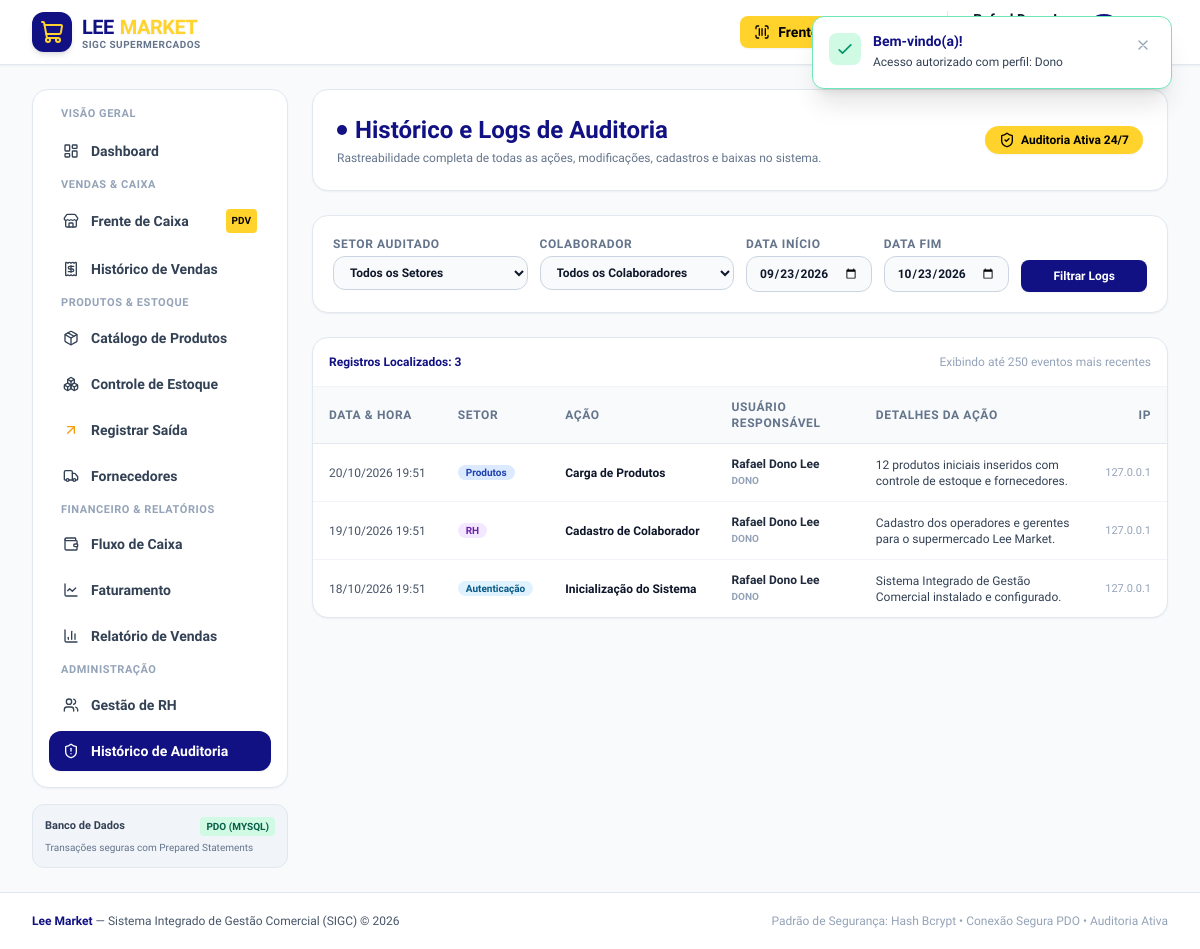
Page /modules/auditoria/index.php (signed in) on the committed database.
### tables this page shows
CREATE TABLE IF NOT EXISTS `auditoria_logs` (
  `id` INT AUTO_INCREMENT PRIMARY KEY,
  `usuario_id` INT NULL,
  `usuario_nome` VARCHAR(150) NOT NULL,
  `usuario_perfil` VARCHAR(50) NOT NULL,
  `setor` VARCHAR(50) NOT NULL,
  `acao` VARCHAR(100) NOT NULL,
  `detalhes` TEXT NULL,
  `ip_address` VARCHAR(45) NULL,
  `criado_em` DATETIME NOT NULL DEFAULT CURRENT_TIMESTAMP
);

### includes/helpers.php (called while the page is built, shortened)
<?php
function base_url(string $path = ''): string {
    $scriptDir = str_replace('\\', '/', dirname($_SERVER['SCRIPT_NAME']));
    $subfolders = ['/modules/auth', '/modules/dashboard', '/modules/produtos', '/modules/estoque',
                   '/modules/vendas', '/modules/relatorios', '/modules/financeiro',
                   '/modules/fornecedores', '/modules/rh', '/modules/auditoria'];
    $base = $scriptDir;
    foreach ($subfolders as $sub) {
        if (str_ends_with($base, $sub)) {
            $base = substr($base, 0, -strlen($sub));
            break;
        }
    }
    $base = rtrim($base, '/');
    $cleanPath = ltrim($path, '/');
    return ($base ? $base : '') . ($cleanPath ? '/' . $cleanPath : '/');
}
function format_date(?string $datetime, bool $withTime = true): string {
    $ts = strtotime($datetime);
    return date($withTime ? 'd/m/Y H:i' : 'd/m/Y', $ts);
}

### bd.php (called while the page is built, shortened)
<?php
$db_driver_name = 'mysql';
try {
    $db_driver_name = 'mysql';
} catch (Throwable $e) {
    try {
        $sqlitePath = __DIR__ . '/sigc.sqlite';
        $pdo = new PDO("sqlite:" . $sqlitePath, null, null, [
            PDO::ATTR_ERRMODE            => PDO::ERRMODE_EXCEPTION,
            PDO::ATTR_DEFAULT_FETCH_MODE => PDO::FETCH_ASSOC,
            PDO::ATTR_EMULATE_PREPARES   => false,
        ]);
        $pdo->exec("PRAGMA foreign_keys = ON;");
        $db_driver_name = 'sqlite';
        sigc_init_sqlite_schema($pdo);
    } catch (Throwable $ex) {
        die("Erro crítico na conexão com o banco de dados: " . htmlspecialchars($ex->getMessage()));
    }
}
function getDBDriver(): string {
    global $db_driver_name;
    return $db_driver_name;
}

### modules/auditoria/index.php (the view, shortened to what this page needs)
<?php
require_once __DIR__ . '/../../includes/helpers.php';
require_once __DIR__ . '/../../bd.php';
$pdo = getDBConnection();
$driver = getDBDriver();
$dataInicio = $_GET['data_inicio'] ?? date('Y-m-d', strtotime('-30 days'));
$dataFim = $_GET['data_fim'] ?? date('Y-m-d');
$sql = "SELECT * FROM auditoria_logs WHERE 1=1";
$params = [];
if (!empty($dataInicio)) {
    if ($driver === 'sqlite') {
        $sql .= " AND strftime('%Y-%m-%d', criado_em) >= ?";
    } else {
        $sql .= " AND DATE(criado_em) >= ?";
    }
    $params[] = $dataInicio;
}
if (!empty($dataFim)) {
    if ($driver === 'sqlite') {
        $sql .= " AND strftime('%Y-%m-%d', criado_em) <= ?";
    } else {
        $sql .= " AND DATE(criado_em) <= ?";
    }
    $params[] = $dataFim;
}
$sql .= " ORDER BY criado_em DESC LIMIT 250";
$stmt = $pdo->prepare($sql);
$stmt->execute($params);
$logs = $stmt->fetchAll();
require_once __DIR__ . '/../../includes/header.php';
require_once __DIR__ . '/../../includes/navbar.php';
?>
<div class="space-y-6">
    <div class="flex flex-col sm:flex-row justify-between items-start sm:items-center gap-4 bg-white p-5 sm:p-6 rounded-2xl border border-slate-200 shadow-sm">
        <div>
            <div class="flex items-center gap-2">
                <span class="w-2.5 h-2.5 rounded-full bg-[#111184]"></span>
                <h1 class="text-xl sm:text-2xl font-black text-[#111184]">Histórico e Logs de Auditoria</h1>
            </div>
            <p class="text-xs text-slate-500 mt-1">Rastreabilidade completa de todas as ações, modificações, cadastros e baixas no sistema.</p>
        </div>
        <span class="px-3.5 py-1.5 bg-[#FFD32C] text-black font-extrabold text-xs rounded-full flex items-center gap-1.5 shadow-sm">
            <i data-lucide="shield-check" class="w-4 h-4"></i>
            <span>Auditoria Ativa 24/7</span>
        </span>
    </div>
    <div class="bg-white p-5 rounded-2xl border border-slate-200 shadow-sm">
        <form method="GET" action="<?= base_url('modules/auditoria/index.php') ?>" class="grid grid-cols-1 sm:grid-cols-12 gap-3 text-xs">
            <div class="sm:col-span-3">
                <label for="setor" class="block font-bold text-slate-500 uppercase tracking-wider mb-1">Setor Auditado</label>
                <select id="setor" name="setor" class="w-full px-3 py-2 bg-slate-50 border border-slate-300 rounded-xl font-semibold">
                    <option value="">Todos os Setores</option>
                </select>
            </div>
            <div class="sm:col-span-3">
                <label for="usuario_id" class="block font-bold text-slate-500 uppercase tracking-wider mb-1">Colaborador</label>
                <select id="usuario_id" name="usuario_id" class="w-full px-3 py-2 bg-slate-50 border border-slate-300 rounded-xl font-semibold">
                    <option value="0">Todos os Colaboradores</option>
                </select>
            </div>
            <div class="sm:col-span-2">
                <label for="data_inicio" class="block font-bold text-slate-500 uppercase tracking-wider mb-1">Data Início</label>
                <input type="date" id="data_inicio" name="data_inicio" value="<?= htmlspecialchars($dataInicio) ?>" class="w-full px-3 py-2 bg-slate-50 border border-slate-300 rounded-xl font-semibold">
            </div>
            <div class="sm:col-span-2">
                <label for="data_fim" class="block font-bold text-slate-500 uppercase tracking-wider mb-1">Data Fim</label>
                <input type="date" id="data_fim" name="data_fim" value="<?= htmlspecialchars($dataFim) ?>" class="w-full px-3 py-2 bg-slate-50 border border-slate-300 rounded-xl font-semibold">
            </div>
            <div class="sm:col-span-2 flex items-end">
                <button type="submit" class="btn-lee-primary w-full py-2 justify-center font-bold">
                    Filtrar Logs
                </button>
            </div>
        </form>
    </div>
    <div class="bg-white rounded-2xl border border-slate-200 shadow-sm overflow-hidden">
        <div class="p-4 border-b border-slate-100 flex justify-between items-center text-xs">
            <span class="font-bold text-[#111184]">Registros Localizados: <strong><?= count($logs) ?></strong></span>
            <span class="text-slate-400">Exibindo até 250 eventos mais recentes</span>
        </div>
        <?php if (empty($logs)): ?>
            <div class="py-12 text-center text-slate-400 text-xs">
                <i data-lucide="shield" class="w-12 h-12 mx-auto text-slate-300 mb-2"></i>
                <p class="font-bold text-slate-700">Nenhum evento registrado com os filtros atuais.</p>
                <p class="text-slate-400 mt-1">Altere o setor ou amplie o período de busca.</p>
            </div>
        <?php else: ?>
            <div class="overflow-x-auto">
                <table class="w-full text-left text-sm">
                    <thead>
                        <tr class="bg-slate-50 text-slate-500 text-xs uppercase tracking-wider border-b border-slate-200">
                            <th class="py-3 px-4 font-bold">Data & Hora</th>
                            <th class="py-3 px-4 font-bold">Setor</th>
                            <th class="py-3 px-4 font-bold">Ação</th>
                            <th class="py-3 px-4 font-bold">Usuário Responsável</th>
                            <th class="py-3 px-4 font-bold">Detalhes da Ação</th>
                            <th class="py-3 px-4 font-bold text-right">IP</th>
                        </tr>
                    </thead>
                    <tbody class="divide-y divide-slate-100">
                        <?php foreach ($logs as $log):
                            $badgeSetor = 'bg-slate-100 text-slate-700';
                            if ($log['setor'] === 'Produtos') $badgeSetor = 'bg-blue-100 text-blue-800';
                            elseif ($log['setor'] === 'Estoque') $badgeSetor = 'bg-amber-100 text-amber-800';
                            elseif ($log['setor'] === 'Vendas') $badgeSetor = 'bg-emerald-100 text-emerald-800';
                            elseif ($log['setor'] === 'Financeiro') $badgeSetor = 'bg-indigo-100 text-indigo-800';
                            elseif ($log['setor'] === 'RH') $badgeSetor = 'bg-purple-100 text-purple-800';
                            elseif ($log['setor'] === 'Autenticação') $badgeSetor = 'bg-sky-100 text-sky-800';
                        ?>
                            <tr class="hover:bg-slate-50/80 transition text-xs">
                                <td class="py-3 px-4 font-mono text-slate-600 whitespace-nowrap">
                                    <?= format_date($log['criado_em']) ?>
                                </td>
                                <td class="py-3 px-4 whitespace-nowrap">
                                    <span class="px-2 py-0.5 rounded-full text-[10px] font-bold <?= $badgeSetor ?>">
                                        <?= htmlspecialchars($log['setor']) ?>
                                    </span>
                                </td>
                                <td class="py-3 px-4 font-bold text-slate-900 whitespace-nowrap">
                                    <?= htmlspecialchars($log['acao']) ?>
                                </td>
                                <td class="py-3 px-4">
                                    <span class="font-semibold text-slate-800 block"><?= htmlspecialchars($log['usuario_nome']) ?></span>
                                    <span class="text-[10px] text-slate-400 uppercase font-bold"><?= htmlspecialchars($log['usuario_perfil']) ?></span>
                                </td>
                                <td class="py-3 px-4 text-slate-700 max-w-md">
                                    <span class="line-clamp-2" title="<?= htmlspecialchars($log['detalhes']) ?>">
                                        <?= htmlspecialchars($log['detalhes']) ?>
                                    </span>
                                </td>
                                <td class="py-3 px-4 text-right font-mono text-slate-400 text-[11px] whitespace-nowrap">
                                    <?= htmlspecialchars($log['ip_address'] ?: '-') ?>
                                </td>
                            </tr>
                        <?php endforeach; ?>
                    </tbody>
                </table>
            </div>
        <?php endif; ?>
    </div>
</div>
<?php require_once __DIR__ . '/../../includes/footer.php'; ?>

### assets/css/custom.css (style rules this page uses)
:root { --color-primary: #111184; --color-primary-hover: #0c0c66; --color-primary-light: #ececfb; --color-accent: #FFD32C; --color-accent-hover: #e6bd1f; --color-accent-text: #000000; --color-bg: #FFFFFF; --color-text: #000000; --color-card-bg: #FFFFFF; --color-border: #e2e8f0; }
*, html, body, input, button, select, textarea, table, th, td, h1, h2, h3, h4, h5, h6, p, span, a { font-family: 'Isometra', system-ui, -apple-system, BlinkMacSystemFont, 'Segoe UI', Roboto, Helvetica, Arial, sans-serif !important; }
body { background-color: #F8FAFC; color: var(--color-text); -webkit-font-smoothing: antialiased; -moz-osx-font-smoothing: grayscale; }
.btn-lee-primary { background-color: #111184; color: #FFFFFF; font-weight: 600; padding: 0.625rem 1.25rem; border-radius: 0.5rem; display: inline-flex; align-items: center; justify-content: center; gap: 0.5rem; transition: all 0.2s ease-in-out; box-shadow: 0 1px 2px 0 rgba(0, 0, 0, 0.05); }

### rows in the picture
auditoria_logs: criado_em "20/10/2026 19:51", setor "Produtos", acao "Carga de Produtos", usuario_nome "Rafael Dono Lee", usuario_perfil "DONO", detalhes "12 produtos iniciais inseridos com controle de estoque e fornecedores.", ip_address "127.0.0.1"
auditoria_logs: criado_em "19/10/2026 19:51", setor "RH", acao "Cadastro de Colaborador", usuario_nome "Rafael Dono Lee", usuario_perfil "DONO", detalhes "Cadastro dos operadores e gerentes para o supermercado Lee Market.", ip_address "127.0.0.1"
auditoria_logs: criado_em "18/10/2026 19:51", setor "Autenticação", acao "Inicialização do Sistema", usuario_nome "Rafael Dono Lee", usuario_perfil "DONO", detalhes "Sistema Integrado de Gestão Comercial instalado e configurado.", ip_address "127.0.0.1"

### other values in the picture
getDBDriver() "MYSQL"
count($logs) "3"
